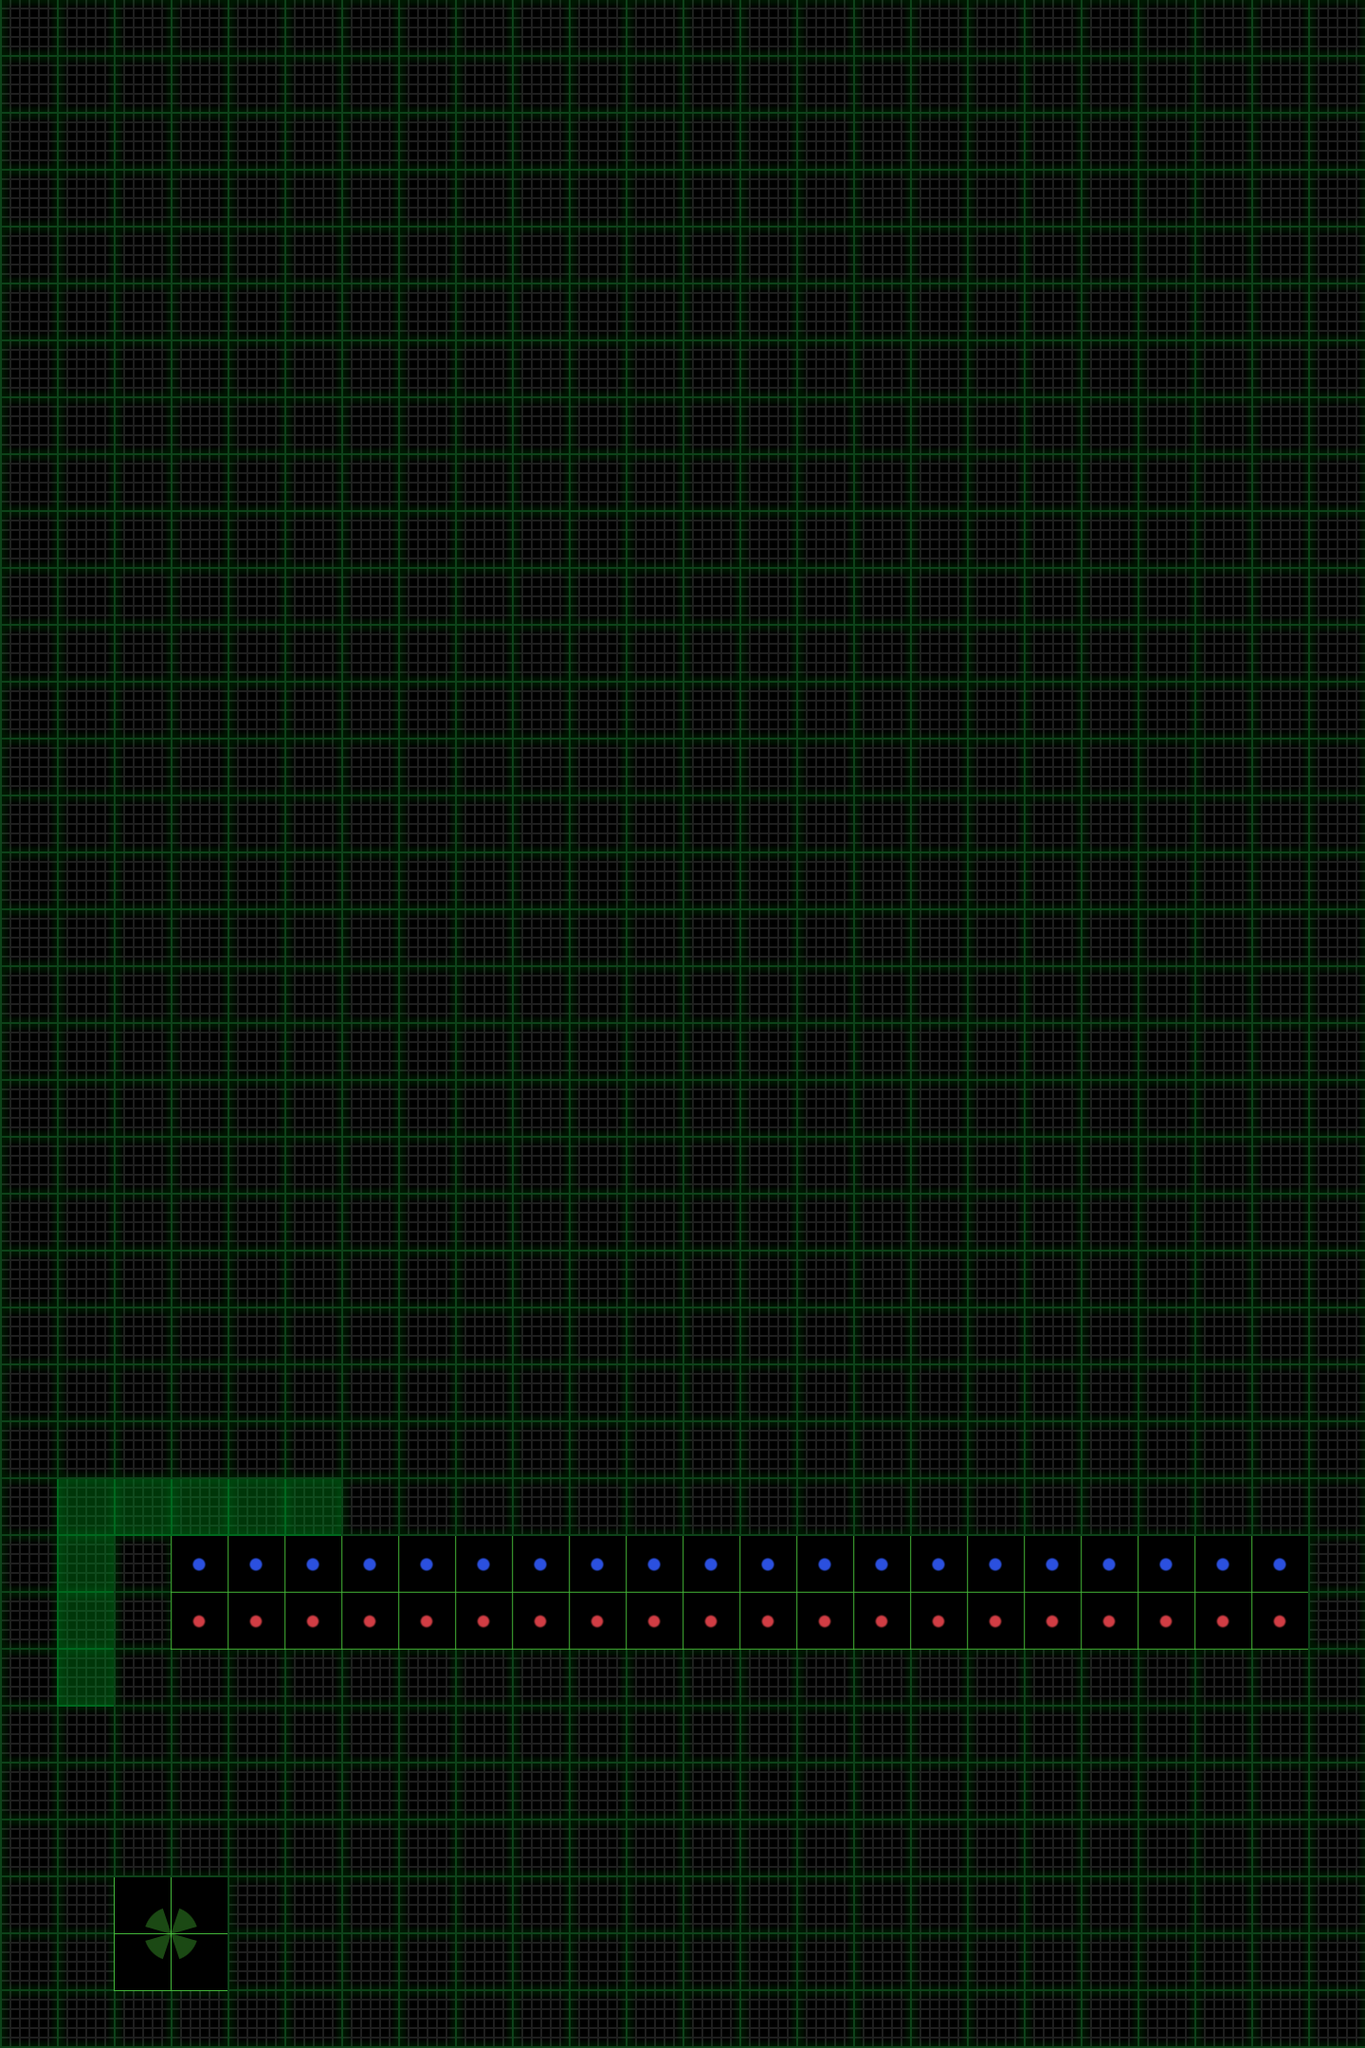

Rendered tile map (Tiled .tmx) drawn with the repository's tilesets; below, a short description and the map source with its tile grids summarised:
An orthogonal 24x36 tile map with 60x60 px tiles, 4 tile layers (map, terrain, items, sand), 2 tilesets and 1 object (startSite).

<map version="1.0" orientation="orthogonal" width="24" height="36" tilewidth="60" tileheight="60">
 <tileset firstgid="1" name="map" tilewidth="60" tileheight="60">
  <image source="map.png" />
  <tile id="0">
   <properties>
    <property name="mapID" value="empty" />
   </properties>
  </tile>
  <tile id="1">
   <properties>
    <property name="mapID" value="down-1" />
   </properties>
  </tile>
  <tile id="2">
   <properties>
    <property name="mapID" value="down-2" />
   </properties>
  </tile>
  <tile id="3">
   <properties>
    <property name="mapID" value="down-3" />
   </properties>
  </tile>
  <tile id="4">
   <properties>
    <property name="mapID" value="down-4" />
   </properties>
  </tile>
  <tile id="5">
   <properties>
    <property name="mapID" value="down-5" />
   </properties>
  </tile>
  <tile id="6">
   <properties>
    <property name="mapID" value="up-1" />
   </properties>
  </tile>
  <tile id="7">
   <properties>
    <property name="mapID" value="up-2" />
   </properties>
  </tile>
  <tile id="8">
   <properties>
    <property name="mapID" value="up-3" />
   </properties>
  </tile>
  <tile id="9">
   <properties>
    <property name="mapID" value="up-4" />
   </properties>
  </tile>
  <tile id="10">
   <properties>
    <property name="mapID" value="up-5" />
   </properties>
  </tile>
 </tileset>
 <tileset firstgid="17" name="items" tilewidth="60" tileheight="60">
  <image source="items.png" />
  <tile id="0">
   <properties>
    <property name="itemID" value="station" />
   </properties>
  </tile>
  <tile id="1">
   <properties>
    <property name="itemID" value="sensorSite" />
   </properties>
  </tile>
  <tile id="8">
   <properties>
    <property name="itemID" value="station" />
   </properties>
  </tile>
  <tile id="9">
   <properties>
    <property name="itemID" value="sensor" />
   </properties>
  </tile>
  <tile id="16">
   <properties>
    <property name="itemID" value="station" />
   </properties>
  </tile>
  <tile id="17">
   <properties>
    <property name="itemID" value="sample" />
   </properties>
  </tile>
  <tile id="24">
   <properties>
    <property name="itemID" value="station" />
   </properties>
  </tile>
 </tileset>
 <layer name="map" width="24" height="36">
  <data>[864 cells, 864 non-empty, 1 distinct tile ids]</data>
 </layer>
 <layer name="terrain" width="24" height="36">
  <data>[864 cells, 8 non-empty, 1 distinct tile ids]</data>
 </layer>
 <layer name="items" width="24" height="36">
  <data>[864 cells, 44 non-empty, 6 distinct tile ids]</data>
 </layer>
 <layer name="sand" width="24" height="36">
  <data>[864 cells, 0 non-empty, 0 distinct tile ids]</data>
 </layer>
 <objectgroup name="objects" width="24" height="36">
  <object name="startSite" x="150" y="2010">
   <properties>
    <property name="bearing" value="east" />
    <property name="energy" value="500" />
    <property name="expectedCodeScore" value="4" />
    <property name="sampleSites" value="20" />
    <property name="sensorSites" value="20" />
   </properties>
  </object>
 </objectgroup>
</map>